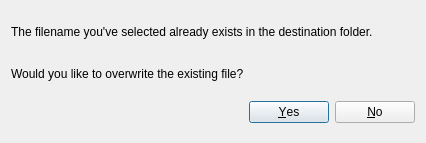
<?xml version="1.0" encoding="UTF-8"?>
<ui version="4.0">
 <class>FileExistsDialog</class>
 <widget class="QDialog" name="FileExistsDialog">
  <property name="geometry">
   <rect>
    <x>0</x>
    <y>0</y>
    <width>426</width>
    <height>143</height>
   </rect>
  </property>
  <property name="sizePolicy">
   <sizepolicy hsizetype="Fixed" vsizetype="Fixed">
    <horstretch>0</horstretch>
    <verstretch>0</verstretch>
   </sizepolicy>
  </property>
  <property name="windowTitle">
   <string>File already exists</string>
  </property>
  <layout class="QVBoxLayout" name="verticalLayout">
   <item>
    <widget class="QLabel" name="label">
     <property name="minimumSize">
      <size>
       <width>0</width>
       <height>30</height>
      </size>
     </property>
     <property name="maximumSize">
      <size>
       <width>16777215</width>
       <height>30</height>
      </size>
     </property>
     <property name="text">
      <string>The filename you've selected already exists in the destination folder.</string>
     </property>
    </widget>
   </item>
   <item>
    <widget class="QLabel" name="label_2">
     <property name="maximumSize">
      <size>
       <width>16777215</width>
       <height>30</height>
      </size>
     </property>
     <property name="text">
      <string>Would you like to overwrite the existing file?</string>
     </property>
    </widget>
   </item>
   <item>
    <widget class="QDialogButtonBox" name="fileExistsOverwriteBox">
     <property name="orientation">
      <enum>Qt::Orientation::Horizontal</enum>
     </property>
     <property name="standardButtons">
      <set>QDialogButtonBox::StandardButton::No|QDialogButtonBox::StandardButton::Yes</set>
     </property>
     <property name="centerButtons">
      <bool>false</bool>
     </property>
    </widget>
   </item>
  </layout>
 </widget>
 <resources/>
 <connections>
  <connection>
   <sender>fileExistsOverwriteBox</sender>
   <signal>accepted()</signal>
   <receiver>FileExistsDialog</receiver>
   <slot>accept()</slot>
   <hints>
    <hint type="sourcelabel">
     <x>248</x>
     <y>254</y>
    </hint>
    <hint type="destinationlabel">
     <x>157</x>
     <y>274</y>
    </hint>
   </hints>
  </connection>
  <connection>
   <sender>fileExistsOverwriteBox</sender>
   <signal>rejected()</signal>
   <receiver>FileExistsDialog</receiver>
   <slot>reject()</slot>
   <hints>
    <hint type="sourcelabel">
     <x>316</x>
     <y>260</y>
    </hint>
    <hint type="destinationlabel">
     <x>286</x>
     <y>274</y>
    </hint>
   </hints>
  </connection>
 </connections>
</ui>
